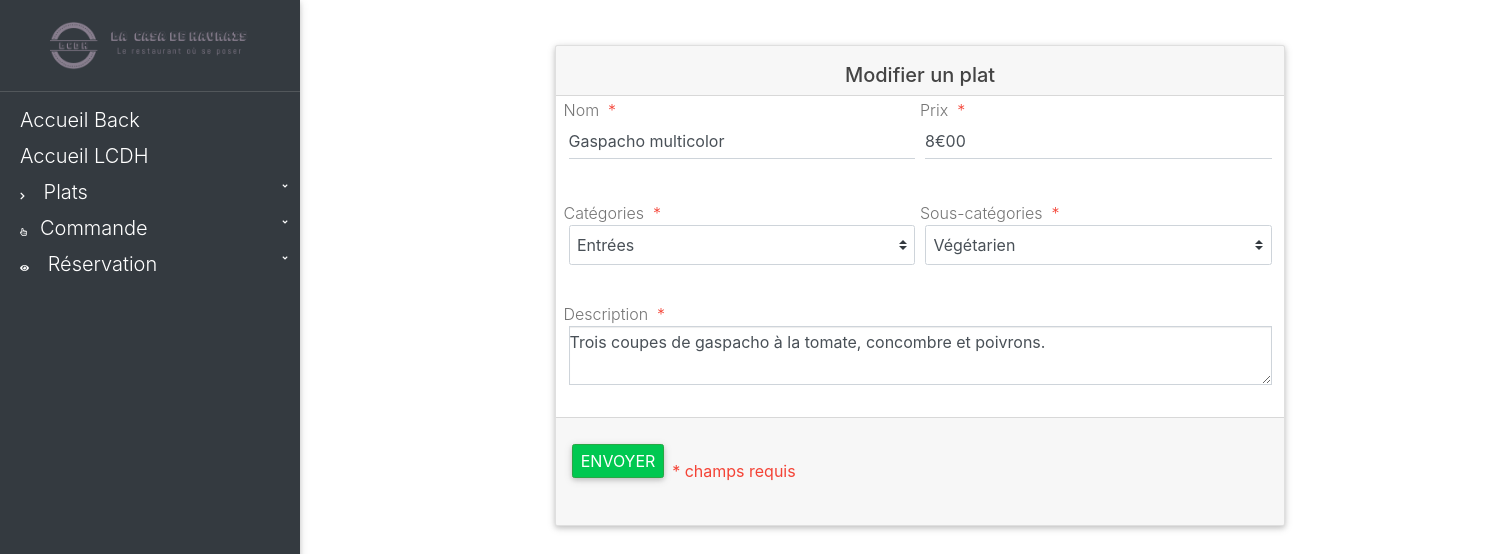
Page /back/modifier-plats.php?id=1 on the earlier database version.
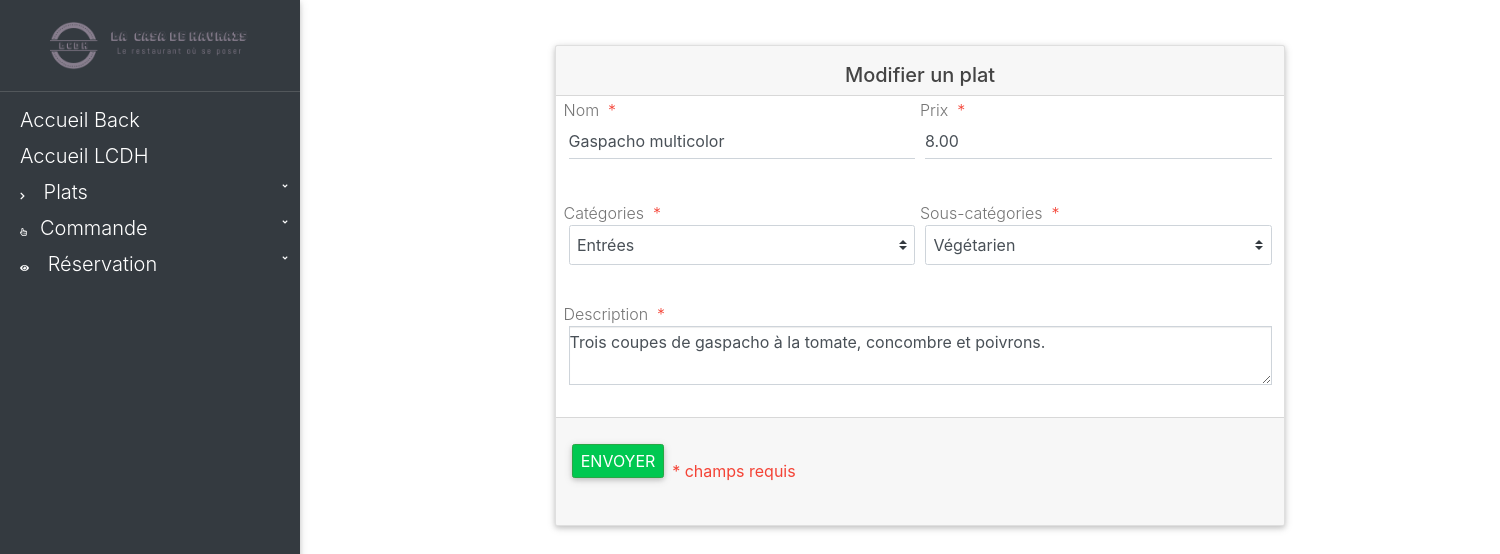
Same page on the later database version.
### tables this page shows
CREATE TABLE IF NOT EXISTS `lcdh_dishes` (
  `dishes_id` int(11) NOT NULL AUTO_INCREMENT,
  `dishes_name` varchar(50) NOT NULL,
  `dishes_description` text NOT NULL,
  `dishes_price` varchar(50) NOT NULL,
  `categories_id` int(11) NOT NULL,
  `subCategories_id` int(11) NOT NULL,
  PRIMARY KEY (`dishes_id`),
  KEY `LCDH_dishes_LCDH_categories_FK` (`categories_id`),
  KEY `LCDH_dishes_LCDH_subCategories0_FK` (`subCategories_id`)
);

### controllers/controllerModifier-plats.php (called while the page is built, shortened)
<?php
    require_once '../models/database.php';
    require_once '../models/modelPlats.php';
    $dishesOBJ = new dishes();
    if (isset($_GET['id'])) {
        $dishesOBJ->dishes_id = $_GET['id'];
        $dishes = $dishesOBJ->displayDishes();
    }
    $arrayCat = $dishesOBJ->listCat();
    $arraySousCat = $dishesOBJ->listSubCat();
    $updateSuccess = false;
?>

### models/database.php (called while the page is built, shortened)
<?php
    class database {
        public function __construct() {
            try {
                $db_config = array();
                $db_config['SGBD'] = 'mysql';
                $db_config['HOST'] = 'localhost';
                $db_config['DB_NAME'] = 'resto_lacasadehavrais';
                $db_config['USER'] = 'root';
                $db_config['PASSWORD'] = '';
                $db_config['OPTIONS'] = array(
                    PDO::ATTR_ERRMODE => PDO::ERRMODE_EXCEPTION,
                    PDO::ATTR_ERRMODE => PDO::ERRMODE_WARNING
                );
                $this->database = new PDO($db_config['SGBD'].':host='.$db_config['HOST'].';dbname='.$db_config['DB_NAME'].';charset=UTF8', $db_config['USER'], $db_config['PASSWORD']);
            } catch (Exception $error) {
                die('Erreur : '.$error->getMessage());
            }
        }
    }
?>

### models/modelPlats.php (called while the page is built, shortened)
<?php
    class dishes extends database {
        public $dishes_id;
        function listCat() {
            $sql = $this->database->query('SELECT * FROM `lcdh_categories`');
            $result = $sql->fetchAll(PDO::FETCH_OBJ);
            return $result;
        }
        function listSubCat() {
            $sql = $this->database->query('SELECT * FROM `lcdh_subCategories`');
            $result = $sql->fetchAll(PDO::FETCH_OBJ);
            return $result;
        }
        function displayDishes() {
            $sql = $this->database->prepare('
                SELECT `dishes_id`, `dishes_name`, `dishes_description`, `dishes_price`, `categories_name`, `subcategories_name`
                FROM `lcdh_dishes`
                INNER JOIN `lcdh_categories` ON `lcdh_categories`.`categories_id` = `lcdh_dishes`.`categories_id`
                INNER JOIN `lcdh_subcategories` ON `lcdh_subcategories`.`subcategories_id` = `lcdh_dishes`.`subcategories_id`
                WHERE `dishes_id` = :id
            ');
            $sql->bindValue(':id', $this->dishes_id, PDO::PARAM_INT);
            $sql->execute();
            $data = $sql->fetch(PDO::FETCH_OBJ);
            return $data;
        }
    }
?>

### back/modifier-plats.php (the view, shortened to what the changed rows need)
<?php require_once '../controllers/controllerModifier-plats.php'; ?>
<?php include 'header_back.php'; ?>
<div class="container marginTop" id="margModifPlats">
    <div class="row justify-content-center">
        <div class="col-md-8">
            <?php if ($updateSuccess) { ?>
                <p>Plats bien modifié !</p>
                <a href="listPlats.php" class="btn btn-primary btnHomeBack">Retour à la liste des plats</a>
            <?php } else { ?>
                <form class="form" name="form" id="dishesForm" method="post" enctype="multipart/form-data">
                    <div class="card" id="updateDishes">
                        <div class="card-header headerCard" role="tab" id="heading1" align="center">
                            <h2 class="mb-0 mt-3">Modifier un plat</h2>
                        </div>
                        <div class="card-body pt-0 lighten-1">
                            <div class="form-row" id="modifNamePrice">
                                <div class="md-form col-md-6">
                                    <label for="inputNameDishes">Nom&nbsp;
                                        <span class="red-text">* <?= isset($arrayError['nameDishiesErr']) ? $arrayError['nameDishiesErr'] : ''; ?></span>
                                    </label>
                                    <input class="form-control" id="inputNameDishes" type="text" name="inputNameDishes" value="<?= isset($_POST['inputNameDishes']) ? $_POST['inputNameDishes'] : $dishes->dishes_name ?>" />
                                </div>
                                <div class="md-form col-md-6">
                                    <label for="inputPrice">Prix&nbsp;
                                        <span class="red-text">* <?= isset($arrayError['priceErr']) ? $arrayError['priceErr'] : ''; ?></span>
                                    </label>
                                    <input class="form-control" id="inputPrice" type="text" name="inputPrice" value="<?= isset($_POST['inputPrice']) ? $_POST['inputPrice'] : $dishes->dishes_price ?>" />
                                </div>
                            </div>
                            <div class="form-row">
                                <div class="md-form col-md-6">
                                    <label for="selectCat">Catégories&nbsp;
                                        <span class="red-text">* <?= isset($arrayError['catErr']) ? $arrayError['catErr'] : ''; ?></span>
                                    </label>
                                </div>
                                <div class="md-form col-md-6">
                                    <label for="selectSubCat">Sous-catégories&nbsp;
                                        <span class="red-text">* <?= isset($arrayError['subCatErr']) ? $arrayError['subCatErr'] : ''; ?></span>
                                    </label>
                                </div>
                            </div>
                            <div class="form-row ">
                                <div class="md-form col-md-6">
                                    <select class="browser-default custom-select" id="selectCat" name="selectCat">
                                        <?php foreach ($arrayCat as $cat) { ?>
                                            <option value="<?= $cat->categories_id ?>" <?= $cat->categories_id == $dishes->categories_id ? 'selected' : '' ?>><?= $cat->categories_name ?></option>
                                        <?php } ?>
                                    </select>
                                </div>
                                <div class="md-form col-md-6">
                                    <select class="browser-default custom-select" id="selectSubCat" name="selectSubCat">
                                        <?php foreach ($arraySousCat as $sousCat) { ?>
                                            <option value="<?= $sousCat->subCategories_id ?>" <?= $sousCat->subCategories_id == $dishes->subCategories_id ? 'selected' : '' ?>><?= $sousCat->subCategories_name ?></option>
                                        <?php } ?>
                                    </select>
                                </div>
                            </div>
                            <div class="form-row ">
                                <div class="md-form col-md-12">
                                    <label for="inputDesc">Description&nbsp;
                                        <span class="red-text">* <?= isset($arrayError['descErr']) ? $arrayError['descErr'] : ''; ?></span>
                                    </label>
                                </div>
                            </div>
                            <div class="form-row ">
                                <div class="md-form col-md-12">
                                    <textarea class="form-control" id="inputDesc" name="inputDesc" /><?= isset($_POST['inputDesc']) ? $_POST['inputDesc'] : $dishes->dishes_description; ?></textarea>
                                </div>
                            </div>
                        </div>
                        <div class="card-footer" role="tab" id="footing1">
                            <div class="form-row">
                                <div class="md-form col-md-12">
                                    <button type="submit" name="submit" class="btn btn-success validate">Envoyer</button>
                                    <span class="red-text" id="requiredField">* champs requis</span>
                                </div>
                            </div>
                        </div>
                    </div>
                </div>
            <?php } ?>
        </div>
    </div>
<?php include 'footer_back.php'; ?>

Differences in the rows shown:
changed lcdh_dishes "Gaspacho multicolor": inputPrice "8€00" → "8.00"
